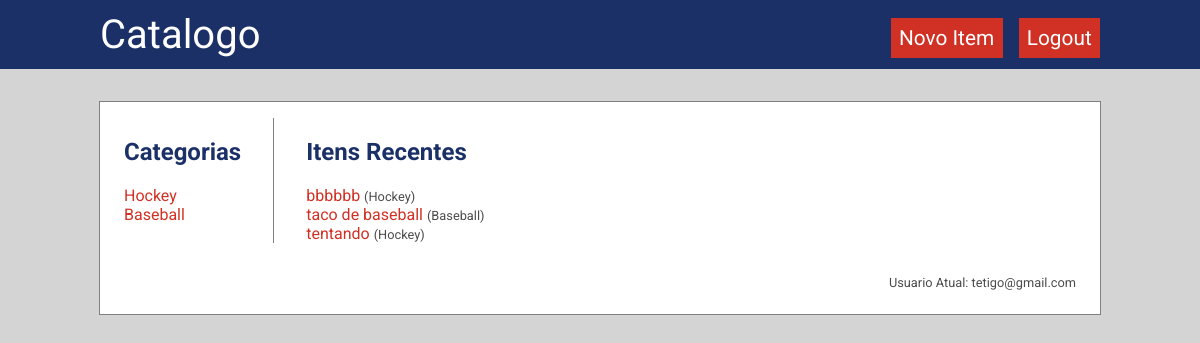
The page / (signed in) on the database its author committed.
### models.py (models this page shows, shortened)
class Category(db.Model):
    __tablename__ = "category"
    id = db.Column(db.Integer, primary_key=True)
    name = db.Column(db.String(100), unique=True, nullable=False)
    items = db.relationship('Item', backref="category", uselist=True)

class Item(db.Model):
    __tablename__ = "item"
    id = db.Column(db.Integer, primary_key=True)
    title = db.Column(db.String(100), unique=True, nullable=False)
    description = db.Column(db.Text)
    created_at = db.Column(db.DateTime, nullable=True, default=datetime.now())
    category_id = db.Column(db.Integer, db.ForeignKey(
        'category.id', ondelete='CASCADE'))
    user_id = db.Column(db.Integer, db.ForeignKey('users.id'))

class User(db.Model, UserMixin):
    __tablename__ = 'users'
    id = db.Column(db.Integer, primary_key=True)
    email = db.Column(db.String(200), unique=True, nullable=False)
    name = db.Column(db.String(100))
    token = db.Column(db.Text)
    items = db.relationship('Item', backref="user", uselist=True)

### app.py (the view)
@app.route('/')
@login_required
def index():
    items = Item.query.order_by(desc(Item.id)).all()
    lista_nome_categorias = [c.name for c in Category.query.all()]
    return render_template(
         'home.html', categorias=lista_nome_categorias, items=items)

### app.py (called while the page is built)
@login_manager.user_loader
def load_user(user_id):
    return User.query.get(int(user_id))

@app.before_request
def set_login_status():
    if current_user.is_authenticated:
        g.logged_in = True
        g.user_email = current_user.email
    else:
        g.logged_in = False

### templates/home.html (shortened to what this page needs)
{% extends "base.html" %}
{% block content %}
<div class="row">
	<div id="left-side">
		<h2>Categorias</h2>
		{% for c in categorias %}
		{% set url = url_for('list_category', category=c) %}
		<a class="block-link" href='{{ url }}'>{{ c }}</a>
		{% endfor %}
	</div>
	<div class="vertical-space"></div>
	<div class="vertical-space"></div>
	<div class="vertical-space"></div>
	<div class="vertical-space"></div>
	<div id="right-side">
		{% block rightside %}
		<h2>Itens Recentes</h2>
		{% for i in items %}
		<div>
			{% set url = url_for('item_view', category=i.category.name, item=i.title) %}
			<a href='{{ url }}'>{{ i.title }} </a>
			<span class="faded">({{ i.category.name }})</span>
		</div>
		{% endfor %}
		{% endblock %}
	</div>
</div>
{% endblock %}

### templates/base.html (shortened to what this page needs)
<!DOCTYPE html>
<html>
<head>
	<link rel="stylesheet" type="text/css" href="{{url_for('static', filename='style.css')}}">
</head>
<body>
<header>
	<div id="heading">
		<span class="heading-name">
		<a href="/">Catalogo</a>
		</span>
		<span class="row-space"></span>
		{% if g.logged_in %}
			<a class="bar-btn" href="{{ url_for('new_item') }}">Novo Item</a>
		{% endif %}
		<div class="vertical-space"></div>
		<a class="bar-btn" href="{% if g.logged_in %}{{ url_for('logout') }}{% else %}{{ url_for('login') }}{% endif %}">
		{% if g.logged_in %}Logout{% else %}Login{% endif %}
		</a>
	</div>
</header>
<div class="content">
	<div class="content-2">
	{% block content %}
	{% endblock %}
	{% if g.logged_in %}
		<div class="faded current-user">
			Usuario Atual: {{ g.user_email }}
		</div>
	{% endif %}
	</div>
</div>
</body>
</html>

### static/style.css (style rules this page uses)
body { margin: 0 auto 0 auto; font-family: 'Roboto', sans-serif; background-color: #D4D4D4; }
header { background-color: #1a3067; }
#heading { max-width: 1000px; margin: 0 auto 0 auto; padding: 0.7em 0 0.7em 0; display: flex; flex-direction: row; }
#heading .heading-name a { color: white; font-size: 2.5em; text-decoration: none; }
#heading .bar-btn { align-self: flex-end; justify-content: center; background-color: #D03124; color: white; font-size: 1.3em; padding: 0.4em 0.4em 0.4em 0.4em; text-decoration: none; }
div.content { max-width: 1000px; margin: 2em auto 0 auto; border: 1px solid gray; background-color: white; }
div.content-2 { height: 100%; margin: 0 1.5em 0 1.5em; padding: 1em 0 1.5em 0; }
div.current-user { text-align: right; margin-top: 2.5em; }
h1, h2 { color: #1a3067; }
a { color: #D03124; text-decoration: none; }
div.row { display: flex; flex-direction: row; }
#left-side { display: inline-block; height: 100%; }
a.block-link { display: block; color: #D03124; }
div.vertical-space { align-self: stretch; width: 1em; }
.row-space { flex-grow: 1000; }
.faded { opacity: 0.7; font-size: 0.8em; }

### rows shown on the page
Category: name "Hockey"
Category: name "Baseball"
Item: title "bbbbbb", category.name "Hockey"
Item: title "taco de baseball", category.name "Baseball"
Item: title "tentando", category.name "Hockey"
User: user_email "tetigo@gmail.com"
